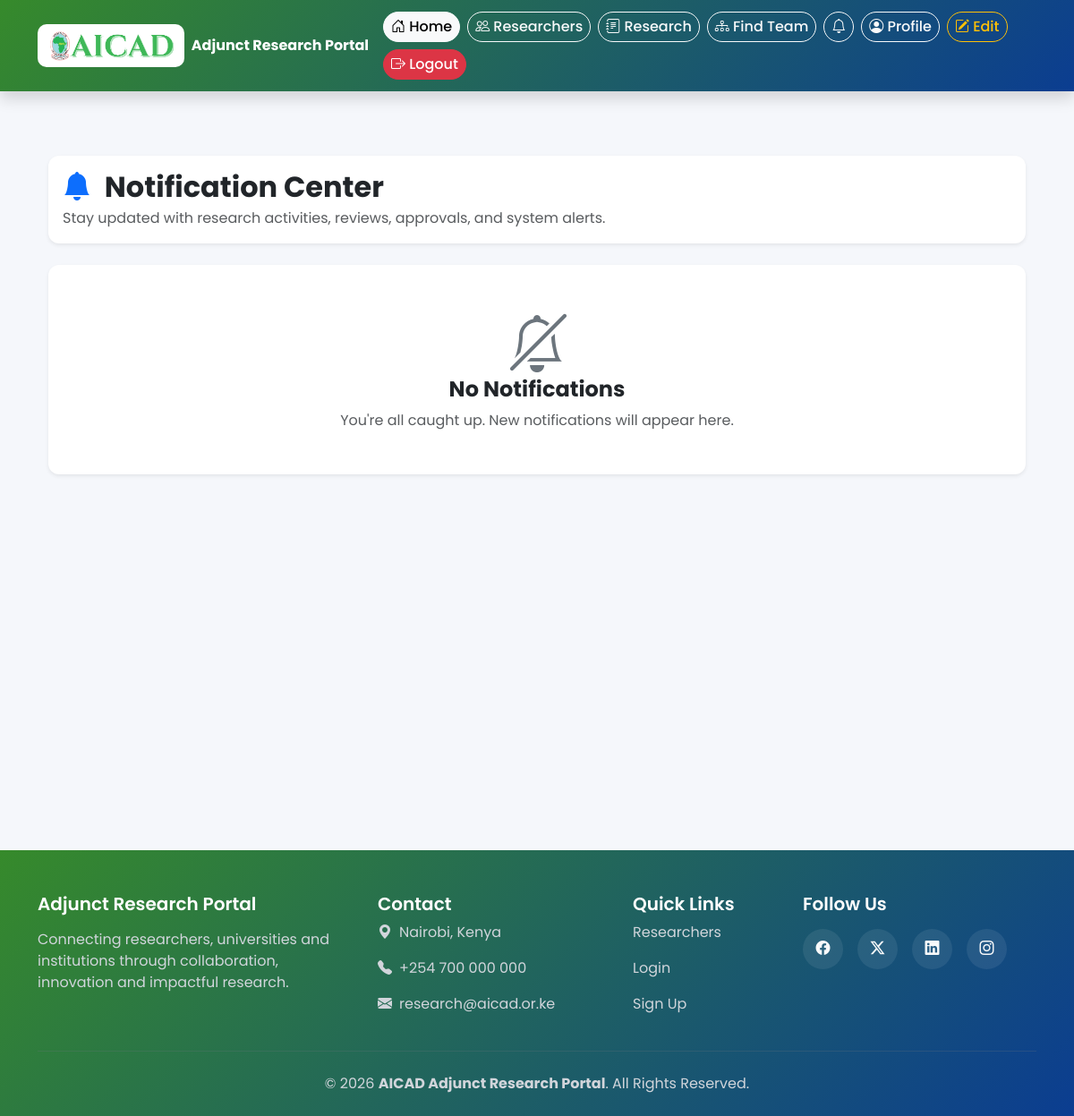
/notifications/ (signed in), run on an earlier commit of the app's database.
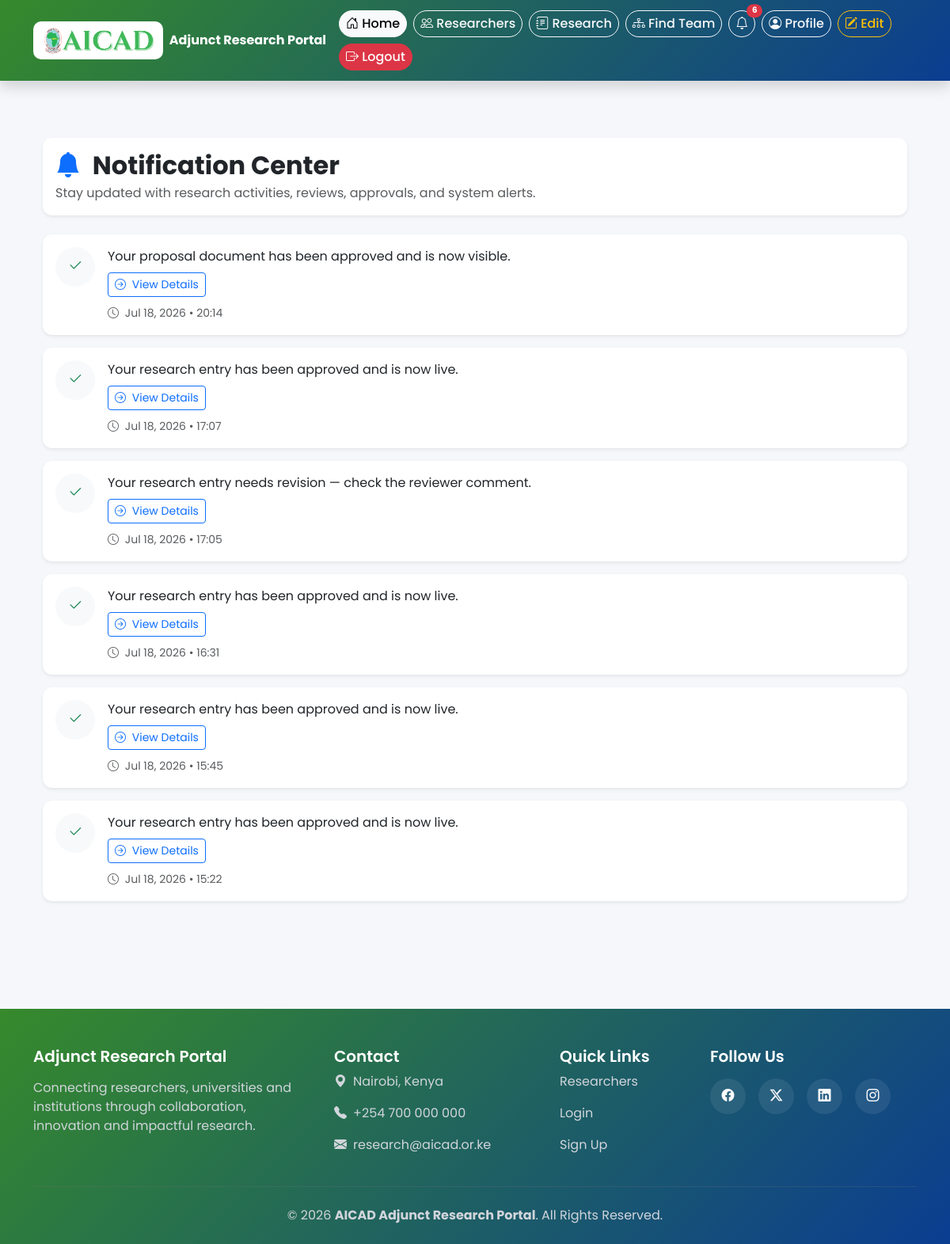
And on a later commit of the database.
### accounts/models.py (models this page shows, shortened)
class Notification(models.Model):
    user = models.ForeignKey(
        User,
        on_delete=models.CASCADE,
        related_name='notifications'
    )
    message = models.CharField(max_length=500)
    link = models.CharField(max_length=255, blank=True)  # e.g. URL to the research entry
    is_read = models.BooleanField(default=False)
    created_at = models.DateTimeField(auto_now_add=True)
    class Meta:
        ordering = ['-created_at']

### accounts/views.py (the view)
# urls.py: path('notifications/', views.notifications_view, name='notifications'),
@login_required
def notifications_view(request):
    notifications = request.user.notifications.all()
    request.user.notifications.filter(is_read=False).update(is_read=True)
    return render(request, 'notifications.html', {'notifications': notifications})

### research/templates/notifications.html (shortened to what this page needs)
{% extends 'base.html' %}
{% block content %}
<div class="container py-4">
    <div class="card shadow-sm border-0 mb-4">
        <div class="card-body">
            <h2 class="fw-bold mb-1">
                <i class="bi bi-bell-fill text-primary me-2"></i>
                Notification Center
            </h2>
            <p class="text-muted mb-0">
                Stay updated with research activities, reviews, approvals, and system alerts.
            </p>
        </div>
    </div>
    {% if notifications %}
        {% for note in notifications %}
        <div class="card shadow-sm border-0 mb-3 notification-card
        ">
            <div class="card-body">
                <div class="d-flex">
                    <div class="me-3">
                        {% if not note.is_read %}
                            <div class="notification-icon bg-primary">
                                <i class="bi bi-bell-fill text-white"></i>
                            </div>
                        {% else %}
                            <div class="notification-icon bg-light">
                                <i class="bi bi-check2 text-success"></i>
                            </div>
                        {% endif %}
                    </div>
                    <div class="flex-grow-1">
                        <p class="mb-2">
                            {{ note.message }}
                        </p>
                        {% if note.link %}
                        <a href="{{ note.link }}"
                           class="btn btn-sm btn-outline-primary">
                            <i class="bi bi-arrow-right-circle me-1"></i>
                            View Details
                        </a>
                        {% endif %}
                        <div class="mt-2">
                            <small class="text-muted">
                                <i class="bi bi-clock me-1"></i>
                                {{ note.created_at|date:"M d, Y • H:i" }}
                            </small>
                        </div>
                    </div>
                </div>
            </div>
        </div>
        {% endfor %}
    {% else %}
    <div class="card shadow-sm border-0">
        <div class="card-body text-center py-5">
            <i class="bi bi-bell-slash display-3 text-secondary mb-3"></i>
            <h4 class="fw-bold">
                No Notifications
            </h4>
            <p class="text-muted mb-0">
                You're all caught up. New notifications will appear here.
            </p>
        </div>
    </div>
    {% endif %}
</div>
{% endblock %}

What changed in the data, as far as the page shows it:
added Notification: is_read False (drawn), message "Your proposal document has been approved and is now visible.", created_at "Jul 18, 2026 • 20:14"
added Notification: is_read True (drawn), message "Your research entry has been approved and is now live.", created_at "Jul 18, 2026 • 17:07"
added Notification: is_read True (drawn), message "Your research entry needs revision — check the reviewer comment.", created_at "Jul 18, 2026 • 17:05"
added Notification: is_read True (drawn), message "Your research entry has been approved and is now live.", created_at "Jul 18, 2026 • 16:31"
added Notification: is_read True (drawn), message "Your research entry has been approved and is now live.", created_at "Jul 18, 2026 • 15:45"
added Notification: is_read True (drawn), message "Your research entry has been approved and is now live.", created_at "Jul 18, 2026 • 15:22"
Also different on the page:
{{ unread_count }}: (not shown) → "6"
text no longer shown: "No Notifications You're all caught up. New notifications will appear here."
